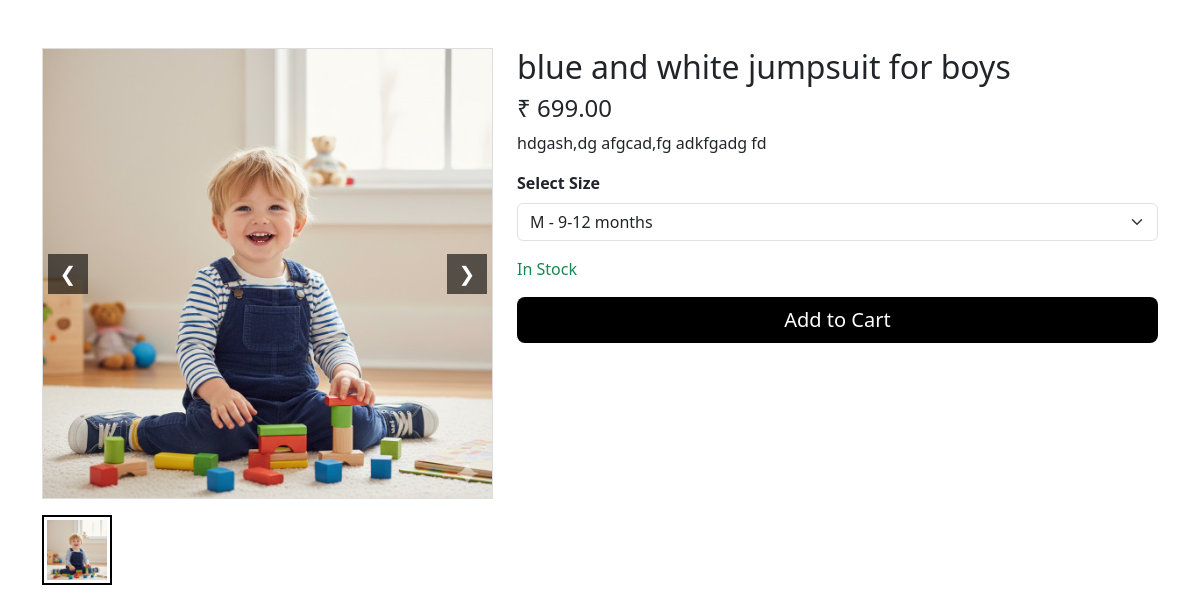
Page /product/3/ on the committed database.
### products/models.py (models this page shows, shortened)
class Product(models.Model):
    category = models.ForeignKey(Category, on_delete=models.CASCADE)
    brand = models.ForeignKey(
        Brand,
        on_delete=models.SET_NULL,
        null=True,
        blank=True
    )
    name = models.CharField(max_length=200)
    description = models.TextField(blank=True)
    price = models.DecimalField(max_digits=10, decimal_places=2)
    image = models.ImageField(upload_to='products/')
    stock = models.PositiveIntegerField()
    sizes = models.ManyToManyField(Size, blank=True)
    is_available = models.BooleanField(default=True)

### products/views.py (the view)
# urls.py: path('product/<int:id>/', views.product_detail, name='product_detail'),
def product_detail(request, id):
    product = get_object_or_404(Product, id=id, is_available=True)
    return render(request, 'products/product_detail.html', {
        'product': product
    })

### products/models.py (called while the page is built)
    def __str__(self):
        if self.category_type == 'kids':
            return f"{self.label} - {self.age_group}"
        return f"{self.label} ({self.category_type})"

### templates/products/product_detail.html (shortened to what this page needs)
{% load static %}
<!DOCTYPE html>
<html lang="en">
<head>
    <link rel="stylesheet"
          href="https://cdn.jsdelivr.net/npm/bootstrap@5.3.2/dist/css/bootstrap.min.css">
    <link rel="stylesheet" href="{% static 'css/style.css' %}">
</head>
<body>
<div class="container mt-5">
    <div class="row">
        <div class="col-md-5">
            <div class="image-wrapper mb-3">
                <button class="arrow-btn arrow-left" onclick="showPrev()">❮</button>
                <img id="mainImage"
                     src="{{ product.image.url }}"
                     alt="{{ product.name }}">
                <button class="arrow-btn arrow-right" onclick="showNext()">❯</button>
            </div>
            <div class="d-flex gap-2 flex-wrap">
                <img src="{{ product.image.url }}"
                     class="thumb-img active"
                     onclick="changeImage(this)">
            </div>
        </div>
        <div class="col-md-7">
            <h2>{{ product.name }}</h2>
            <h4>₹ {{ product.price }}</h4>
            <p>{{ product.description }}</p>
            {% if product.sizes.all %}
                <label class="form-label"><strong>Select Size</strong></label>
                <select class="form-select mb-3">
                    {% for size in product.sizes.all %}
                        <option>{{ size }}</option>
                    {% endfor %}
                </select>
            {% endif %}
            {% if product.stock > 0 %}
                <p class="text-success">In Stock</p>
            {% else %}
                <p class="text-danger">Out of Stock</p>
            {% endif %}
            <a href="{% url 'cart:add_to_cart' product.id %}"
   class="btn btn-dark btn-lg w-100">
   Add to Cart
</a>
        </div>
    </div>
</div>
</body>
</html>

### static/css/style.css (style rules this page uses)
.btn-dark { background-color: #000; border: none; }
img { max-height: 450px; object-fit: cover; }
.btn-dark { background-color: #000; }
.image-wrapper { position: relative; overflow: hidden; border: 1px solid #ddd; }
.image-wrapper img { width: 100%; transition: transform 0.4s ease; cursor: zoom-in; }
.arrow-btn { position: absolute; top: 50%; transform: translateY(-50%); background: rgba(0,0,0,0.6); color: #fff; border: none; width: 40px; height: 40px; font-size: 20px; cursor: pointer; z-index: 10; }
.arrow-left { left: 5px; }
.arrow-right { right: 5px; }
.thumb-img { height: 70px; cursor: pointer; border: 1px solid #ddd; padding: 3px; }
.thumb-img.active { border: 2px solid #000; }

### rows in the picture
Product: image (picture), name "blue and white jumpsuit for boys", price "699.00", description "hdgash,dg afgcad,fg adkfgadg fd"

### other values in the picture
form field value "M - 9-12 months"
